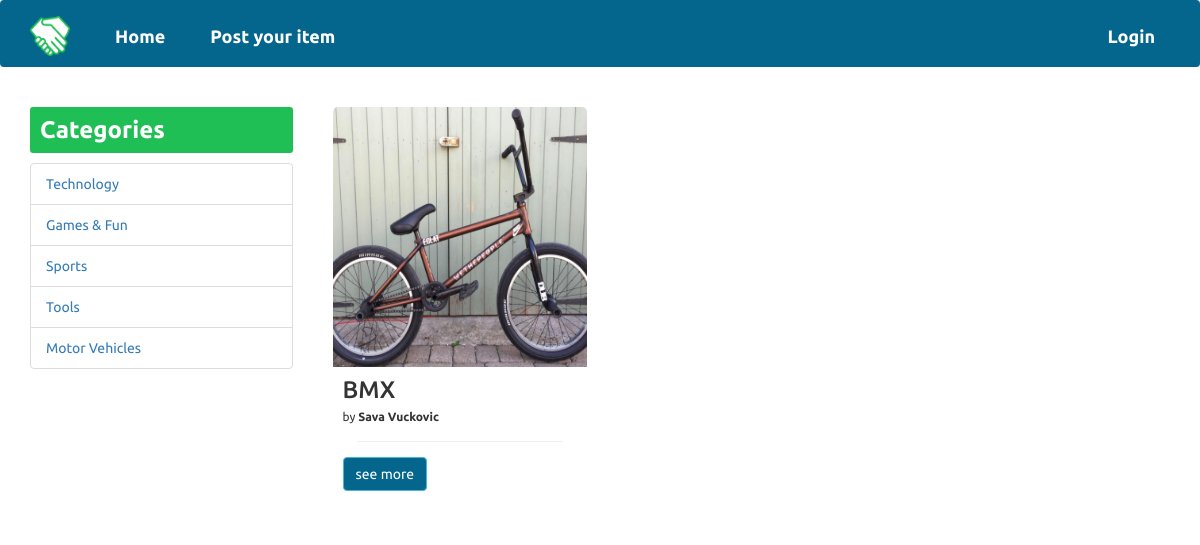
Screenshot of /items/3/ with the database file from the repository.
### database_setup.py (models this page shows)
class Category(Base):
    __tablename__ = 'categories'
    id = Column(Integer, primary_key=True)
    name = Column(String(100), nullable=False)

class Item(Base):
    __tablename__ = 'items'
    id = Column(Integer, primary_key=True)
    owner_id = Column(Integer, ForeignKey('users.id'))
    category_id = Column(Integer, ForeignKey('categories.id'))
    name = Column(String(250), nullable=False)
    condition = Column(String(250), nullable=False)
    description = Column(Text, nullable=False)
    image = Column(String(250))

class User(Base):
    __tablename__ = 'users'
    id = Column(Integer, primary_key=True)
    name = Column(String(250), nullable=False)
    email = Column(String(250), nullable=False)
    picture = Column(String(250))
    phone = Column(Integer, nullable=False)
    location = Column(String(250), nullable=False)

### app.py (the view)
@app.route('/items/<int:category_id>/')
def items_by_category(category_id):
    categories = helper.getAllCategories()
    items = helper.getItemsByCategory(category_id)
    item_owner_ids = []
    item_owners = []
    for item in items:
        item_owner_ids.append(item.owner_id)
    for id in item_owner_ids:
        item_owners.append(helper.getItemOwner(id))
    item_owners = set(item_owners)
    return render_template('items.html', items=items,
                           owners=item_owners, categories=categories)

### helper_functions.py (called while the page is built)
def getItemOwner(item_owner_id):
    owner = session.query(User).filter_by(id=item_owner_id).one()
    return owner

def getItemsByCategory(category_id):
    items = session.query(Item).filter_by(
        category_id=category_id).order_by(desc(Item.id)).all()
    return items

def getAllCategories():
    categories = session.query(Category)
    return categories

### templates/items.html
{% extends 'layout.html' %}
{% block body %}
<div class="container">
<div class="row">
  <div class="col-md-3 sidebar">
    <h3>Categories</h3>
    <ul class="list-group">
      {% for c in categories %}
      <li class="list-group-item">
        <a href="/items/{{ c.id }}">{{ c.name }}</a>
      </li>
      {% endfor %}
    </ul>
  </div>
  <div class="col-md-9 items">
      {% for i in items %}
      <div class="item">
        <img src="{{ i.image }}" alt="item-image" class="item-image img-responsive">
        <div class="item-info">
          <h3>{{ i.name }}</h3>
          <p>by
            <strong>
            {% for o in owners %}
              {% if o.id == i.owner_id %}
                {{ o.name }}
              {% endif %}
            {% endfor %}
            </strong></p>
          <hr>
          <a href="/item/{{ i.id }}" class="btn btn-info btn-small">see more</a>
        </div>
      </div>
      {% endfor %}
  </div>
</div>
</div>
{% endblock %}

### static/css/style.css (style rules this page uses)
html, body { margin: 0; padding: 0; font-family: 'Ubuntu', sans-serif; }
.btn-info { background: #05668D; }
.sidebar h3 { padding: 10px; border-radius: 3px; background-color: #20bf55; font-weight: bold; color: #fff; }
.items { display: flex; flex-wrap: wrap; }
.item { border-radius: 5px; width: 30%; height: 400px; max-height: 700px; margin: 20px 10px 10px; overflow: hidden; }
.item-image { height: 65%; width: 100%; }
.item-info { padding: 10px; font-size: 12px; }
.item-info h3 { padding: 0; margin: 0 0 5px; }
.item-info hr { margin: 15px; }

### rows the page displays
Category: name "Technology"
Category: name "Games & Fun"
Category: name "Sports"
Category: name "Tools"
Category: name "Motor Vehicles"
Item: image (picture), name "BMX"
User: name "Sava Vuckovic"
